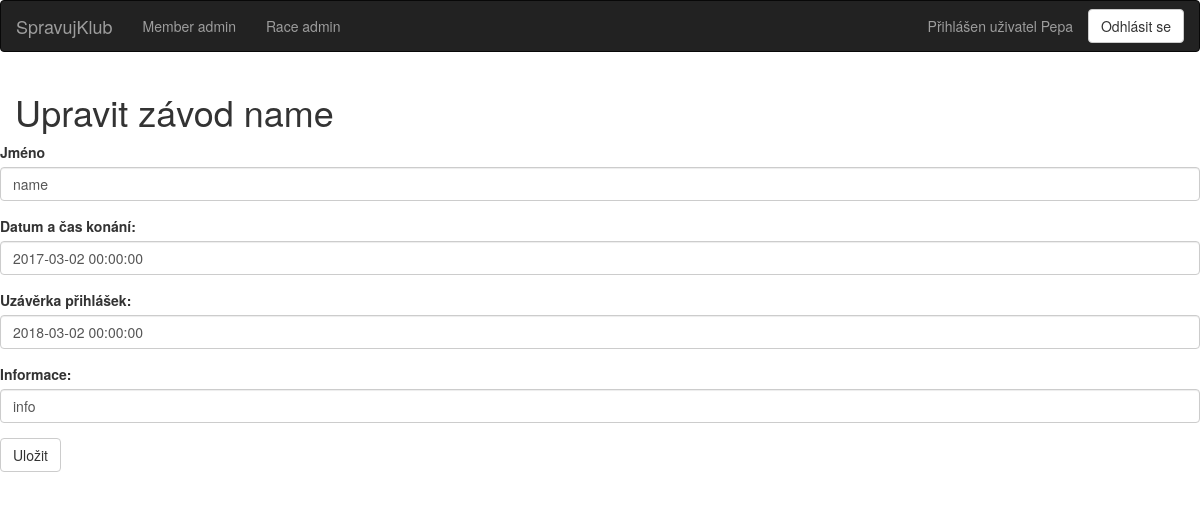
The page /race_edit/1 (signed in) on the database as committed earlier.
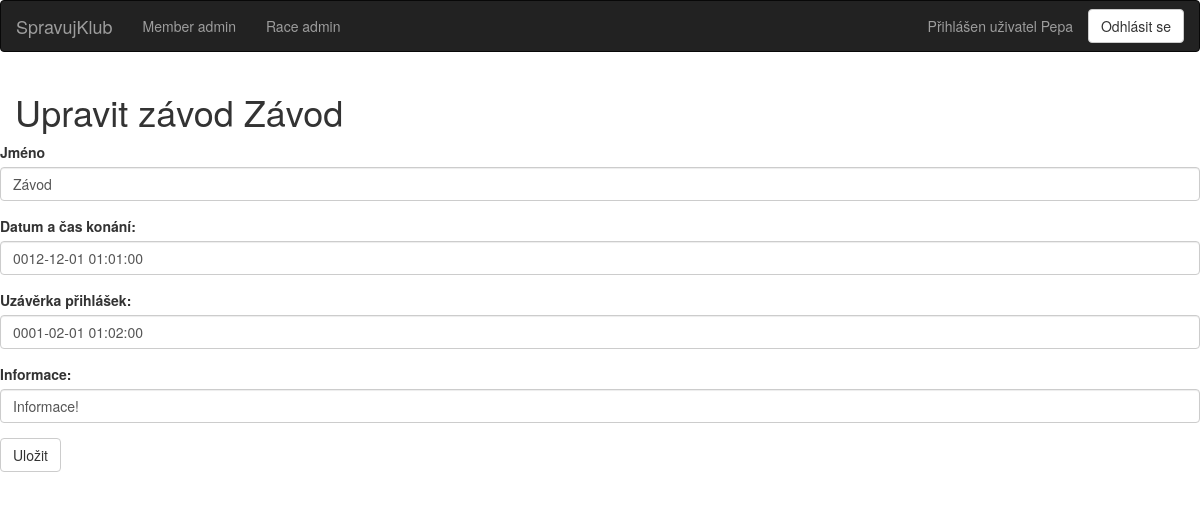
The same page on the database as committed later.
### dl/models/Race.py (models this page shows, shortened)
class Race(db.Model):
    __tablename__ = "races"
    id = db.Column(db.Integer, primary_key=True, autoincrement=True)
    name = db.Column(db.String(100), nullable=False)
    date = db.Column(db.DateTime, nullable=False)
    deadline = db.Column(db.DateTime, nullable=False)
    info = db.Column(db.Text)
    created_by_user_id = db.Column(db.Integer, db.ForeignKey('members.id'))
    members = db.relationship('Member', secondary='ucast_na_zavode')

### views.py (the view, shortened to what this page needs)
@app.route('/race_edit/<race_id>', methods=['GET'])
@login_required
def race_edit(race_id):
    race = Race.query.get(race_id)
    if request.method == "GET":
        name = request.values.get("name")
        date = request.values.get("date")
        deadline = request.values.get("deadline")
        info = request.values.get("info")
    return render_template("race_edit.html", race=race)

### views.py (called while the page is built)
@login_manager.user_loader
def load_user(user_id):
    return db.session.query(Member).get(user_id)

### templates/race_edit.html
{% extends "base.html" %}
{% block content %}
	<div class="container tab-content">
		<div class="row">
			<h1>Upravit závod {{ race.name }}</h1>
			<div class="row">
				<form action="/race_edit/{{ race.id }}" role="form">
					<div class="form-group">
						<label>Jméno</label>
						<input type="text" class="form-control" name="name" placeholder="Name" value="{{ race.name }}">
					</div>
					<div class="form-group">
						<label>Datum a čas konání:</label>
						<input type="text" class="form-control" name="date" placeholder="Date" value="{{ race.date }}">
					</div>
					<div class="form-group">
						<label>Uzávěrka přihlášek:</label>
						<input type="text" class="form-control" name="deadline" placeholder="Deadline" value="{{ race.deadline }}">
					</div>
					<div class="form-group">
						<label>Informace:</label>
						<input type="text" class="form-control" name="info" placeholder="Info" value="{{ race.info }}">
					</div>
					<div class="form-group">
						<button type="submit" class="btn btn-default">Uložit</button>
					</div>
				</form>
			</div>
		</div>
	</div>
{% endblock %}

Rows that differ between the two databases and show on the page:
changed Race: name "name" → "Závod"; date "2017-03-02 00:00:00" → "0012-12-01 01:01:00"; deadline "2018-03-02 00:00:00" → "0001-02-01 01:02:00"; info "info" → "Informace!"
